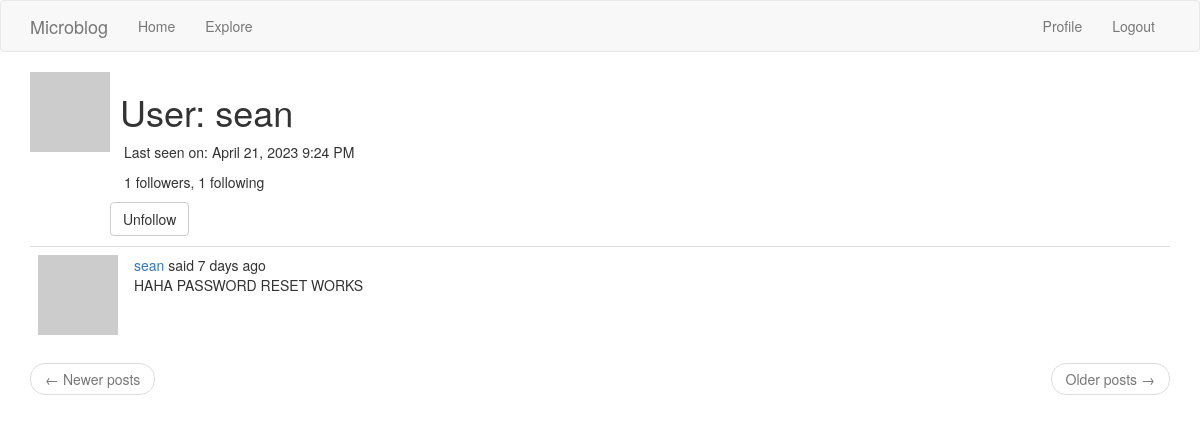
Page /user/sean (signed in) on the committed database.
### app/models.py (models this page shows, shortened)
class User(UserMixin, db.Model):
    id = db.Column(db.Integer, primary_key=True)
    username = db.Column(db.String(64), index=True, unique=True)
    email = db.Column(db.String(120), index=True, unique=True)
    password_hash = db.Column(db.String(128))
    posts = db.relationship('Post', backref='author', lazy='dynamic')
    about_me = db.Column(db.String(140))
    last_seen = db.Column(db.DateTime, default=datetime.utcnow)
    followed = db.relationship(
        'User',secondary=followers,
        primaryjoin=(followers.c.follower_id == id),
        secondaryjoin=(followers.c.followed_id == id),
        backref=db.backref('followers', lazy='dynamic'), lazy='dynamic')
    def avatar(self,size):
        digest = md5(self.email.lower().encode('utf-8')).hexdigest()
        return 'https://www.gravatar.com/avatar/{}?d=identicon&s={}'.format(digest, size)
    def is_following(self, user):
        return self.followed.filter(
            followers.c.followed_id == user.id).count() > 0

class Post(db.Model):
    id = db.Column(db.Integer, primary_key=True)
    body = db.Column(db.String(140))
    timestamp = db.Column(db.DateTime, index=True, default=datetime.utcnow)
    user_id = db.Column(db.Integer, db.ForeignKey('user.id'))
    language = db.Column(db.String(5))

### app/routes.py (the view)
@app.route('/user/<username>')
@login_required
def user(username):
    user = User.query.filter_by(username=username).first_or_404()
    page = request.args.get('page', 1, type=int)
    posts = user.posts.order_by(Post.timestamp.desc()).paginate(page=page, per_page=app.config['POSTS_PER_PAGE'], error_out=False)
    next_url = url_for('user', username=user.username, page=posts.next_num) \
        if posts.has_next else None
    prev_url = url_for('user', username=user.username, page=posts.prev_num) \
        if posts.has_prev else None
    form = EmptyForm()
    return render_template('user.html', user=user, posts=posts.items, next_url=next_url, prev_url=prev_url, form=form)

### app/forms.py
class EmptyForm(FlaskForm):
    submit = SubmitField(_1('Submit'))

### app/models.py (called while the page is built)
@login.user_loader
def load_user(id):
    return User.query.get(int(id))

### app/routes.py (called while the page is built)
@app.before_request
def before_request():
    if current_user.is_authenticated:
        current_user.last_seen = datetime.utcnow()
        db.session.commit()
    g.locale = str(get_locale())

### app/templates/user.html (shortened to what this page needs)
{% extends "base.html" %}
{% block app_content %}
    <table>
        <tr valign="top">
            <td><img src="{{ user.avatar(128) }}"></td>
            <td>
                <h1>&nbsp;{{ _('User') }}: {{ user.username }}</h1>
                {% if user.last_seen %}<p>&ensp;&ensp;{{ _('Last seen on') }}: {{ moment(user.last_seen).format('LLL') }}</p>{% endif %}
                <p>&ensp;&ensp;{{ _('%(count)d followers', count=user.followers.count()) }}, {{ _('%(count)d following', count=user.followed.count()) }}</p>
                {% if user == current_user %}
                <p><a href="{{ url_for('edit_profile') }}">{{ _('Edit your profile') }}</a></p>
                {% else %}
                <p>
                    <form action="{{ url_for('unfollow', username=user.username) }}" method="post">
                        {{ form.submit(value=_('Unfollow'), class_='btn btn-default') }}
                    </form>
                </p>
                {% endif %}
            </td>
        </tr>
    </table>
    {% for post in posts %}
        {% include '_post.html' %}
    {% endfor %}
    <nav aria-label="...">
        <ul class="pager">
            <li class="previous{% if not prev_url %} disabled{% endif %}">
                <a href="{{ prev_url or '#' }}">
                    <span aria-hidden="true">&larr;</span> {{ _('Newer posts') }}
                </a>
            </li>
            <li class="next{% if not next_url %} disabled{% endif %}">
                <a href="{{ next_url or '#' }}">
                    {{ _('Older posts') }} <span aria-hidden="true">&rarr;</span>
                </a>
            </li>
        </ul>
    </nav>
{% endblock %}

### app/templates/_post.html (shortened to what this page needs)
<table class="table table-hover">
    <tr>
        <td width="70px">
            <a href="{{ url_for('user', username=post.author.username) }}">
                <img src="{{ post.author.avatar(70) }}" />
            </a>
        </td>
        <td>
            {{ _('%(username)s said %(when)s', username=user_link, when=moment(post.timestamp).fromNow()) }}
            <br>
            <span id="post{{ post.id }}">{{ post.body }}</span>
        </td>
    </tr>
</table>

### rows in the picture
User: username "sean", last_seen "April 21, 2023 9:24 PM"
Post: body "HAHA PASSWORD RESET WORKS"
